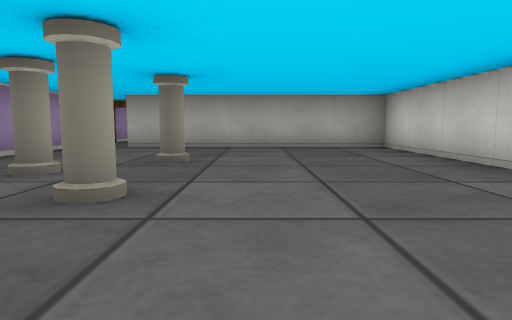
View 1 (above)

17 first-person views from a walk through a cub3D level. The camera is about half as high as the walls, tilts 6° down and sees 75° across. The floor is counted in squares. Each view is taken from the middle of a square. On the plan, view 1 faces up. The plan holds only what a view shows up to about 9 squares ahead; the rest is blank.

View 2
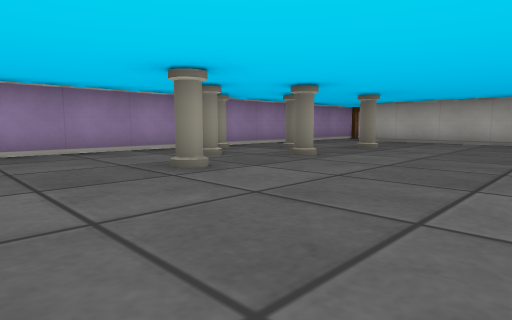

View 3
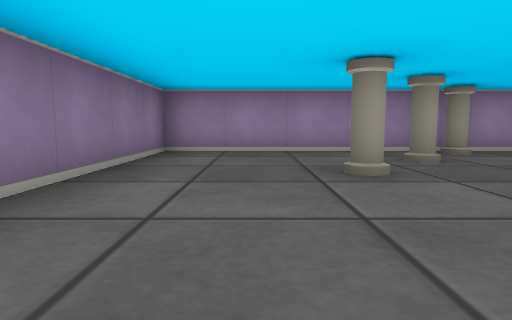

View 4
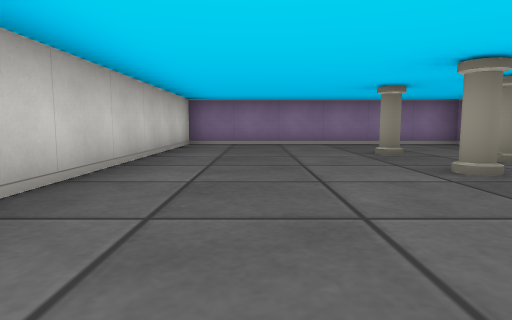

View 5
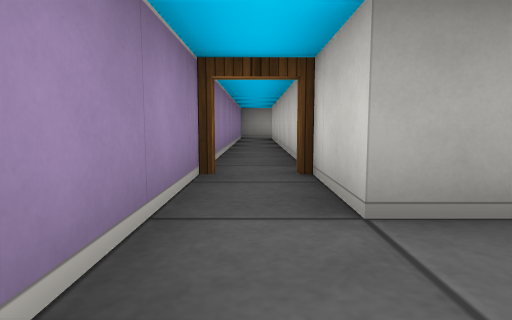

View 6
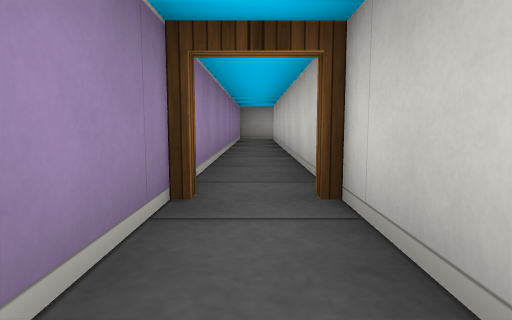

View 7
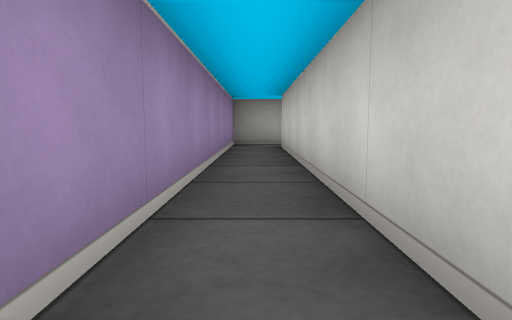

View 8
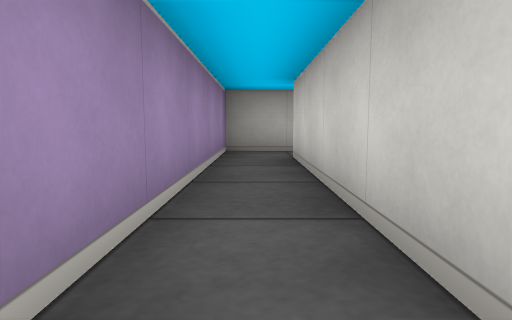

View 9
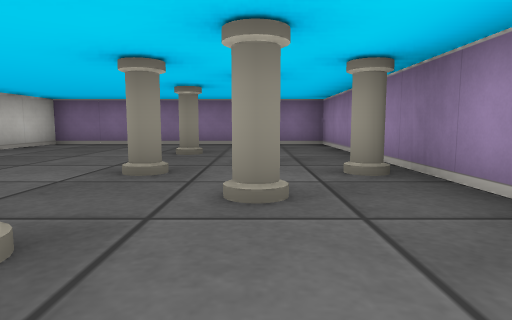

View 10
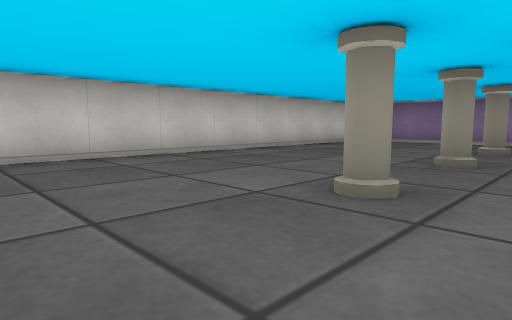

View 11
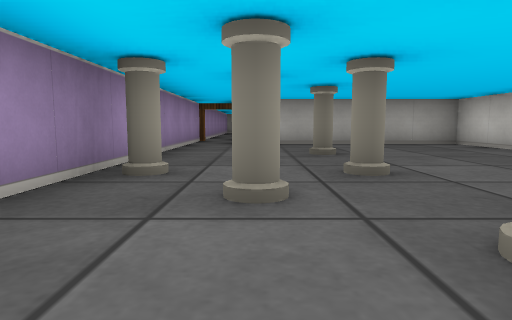

View 12
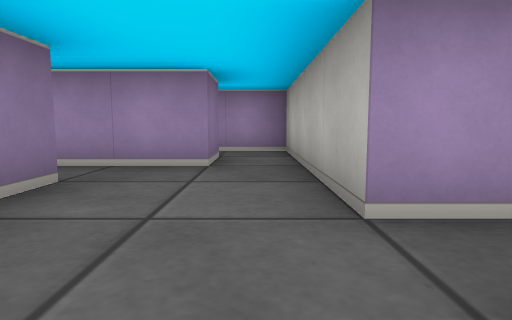

View 13
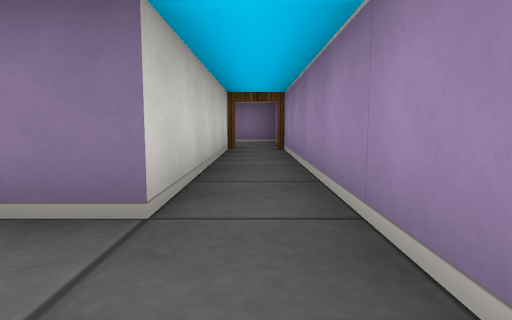

View 14
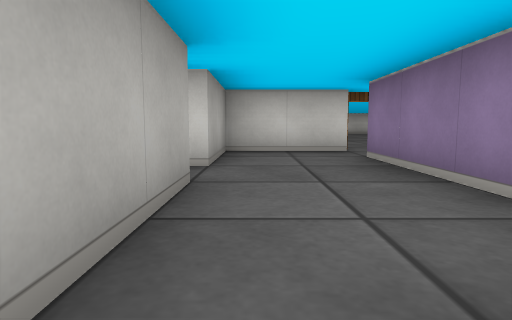

View 15
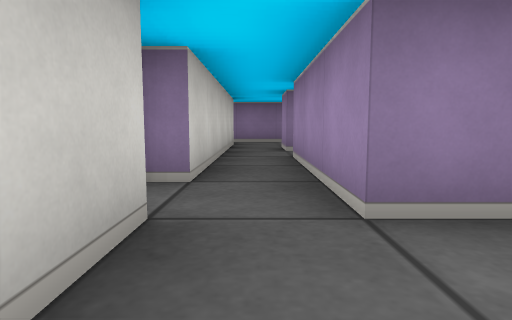

View 16
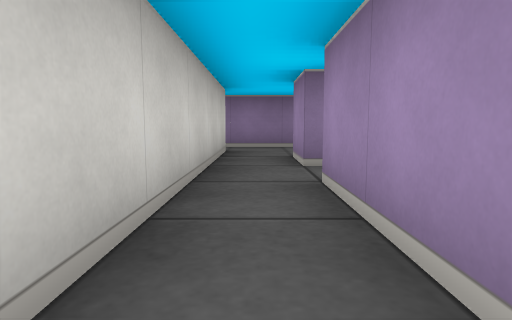

View 17
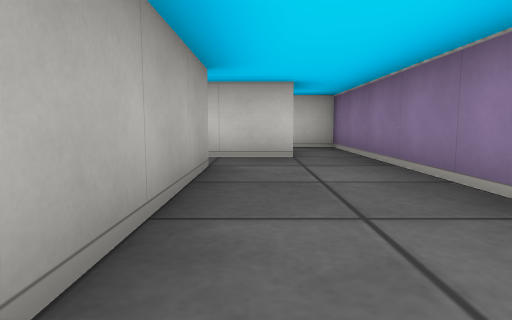

### Floor plan
Ten units are one square. View 1 is at (0, 0); x grows to the right and y downward. Boxes are objects, and circles mark ways between rooms. Rooms are numbered by the first view taken in them; rooms with no view inside come last. Other rooms are left out.
<svg viewBox="-40 -175 100 205">
<path fill="none" stroke="#000" d="M-35 -80 -35 25 25 25 25 -65 -25 -65 -25 -80M-15 -165 -35 -165 -35 -80M-25 -80 -25 -155 -15 -155M5 -145 25 -145M25 -165 15 -165M-15 -155 -15 -99M5 -165 -15 -165M-5 -101 -5 -145 5 -145M35 -144 35 -165 25 -165M25 -145 25 -115M35 -106 35 -135M25 -105 25 -95 -5 -95M35 -84 35 -106M-15 -75 45 -75M45 -75 55 -75 55 -84"/>
<rect x="-35" y="-25" width="10" height="10" fill="#bbb"><title>pillar</title></rect>
<rect x="-25" y="-15" width="10" height="10" fill="#bbb"><title>pillar</title></rect>
<rect x="-25" y="-35" width="10" height="10" fill="#bbb"><title>pillar</title></rect>
<rect x="-15" y="-5" width="10" height="10" fill="#bbb"><title>pillar</title></rect>
<rect x="-15" y="-25" width="10" height="10" fill="#bbb"><title>pillar</title></rect>
<rect x="-15" y="-45" width="10" height="10" fill="#bbb"><title>pillar</title></rect>
<circle cx="-30" cy="-80" r="3" fill="#2a7"/>
<circle cx="-20" cy="-160" r="3" fill="#2a7"/>
<circle cx="0" cy="-155" r="3" fill="#2a7"/>
<circle cx="20" cy="-155" r="3" fill="#2a7"/>
<circle cx="-10" cy="-100" r="3" fill="#2a7"/>
<circle cx="30" cy="-100" r="3" fill="#2a7"/>
<circle cx="40" cy="-80" r="3" fill="#2a7"/>
<text x="-10" y="-20">1</text>
<text x="-30" y="-130">2</text>
<text x="10" y="-160">3</text>
<text x="-10" y="-140">4</text>
<text x="30" y="-140">5</text>
<text x="10" y="-90">6</text>
<text x="50" y="-80">7</text>
</svg>
Room 1 opens to room 2. Room 2 opens to room 4. Room 3 opens to room 4. Room 3 opens to room 5. Room 4 opens to room 6. Room 5 opens to room 6. Room 6 opens to room 7.

Where each view was taken, in squares from view 1:
view 1: 0 up, 0 right, facing up
view 2: 2 down, 2 right, facing up-left
view 3: 1 down, 2 right, facing left
view 4: 5 up, 1 right, facing down
view 5: 5 up, 3 left, facing up
view 6: 6 up, 3 left, facing up
view 7: 9 up, 3 left, facing up
view 8: 11 up, 3 left, facing up
view 9: 5 up, 2 left, facing down
view 10: 6 up, 2 left, facing down-right
view 11: 1 down, 2 left, facing up
view 12: 16 up, 2 right, facing left
view 13: 16 up, 1 left, facing down
view 14: 16 up, 2 left, facing right
view 15: 16 up, 3 right, facing down
view 16: 14 up, 3 right, facing down
view 17: 9 up, 1 left, facing right
